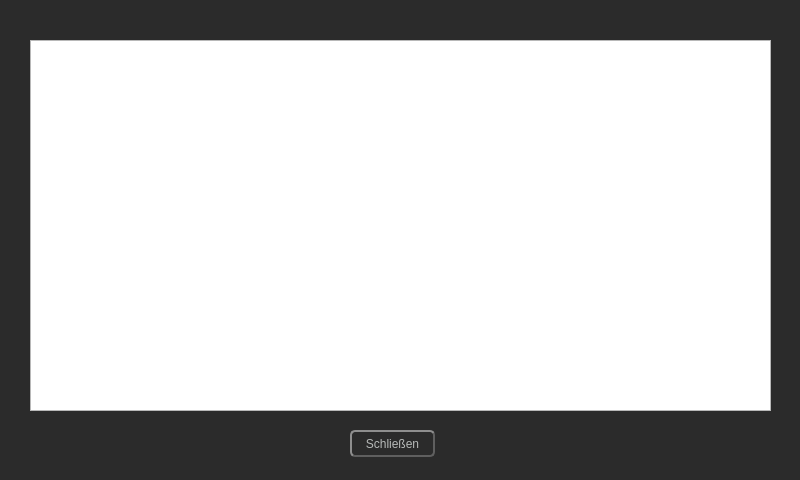
<?xml version="1.0" encoding="UTF-8"?>
<ui version="4.0">
 <class>TreeDialog</class>
 <widget class="QDialog" name="TreeDialog">
  <property name="geometry">
   <rect>
    <x>0</x>
    <y>0</y>
    <width>800</width>
    <height>480</height>
   </rect>
  </property>
  <property name="sizePolicy">
   <sizepolicy hsizetype="Fixed" vsizetype="Fixed">
    <horstretch>0</horstretch>
    <verstretch>0</verstretch>
   </sizepolicy>
  </property>
  <property name="minimumSize">
   <size>
    <width>800</width>
    <height>480</height>
   </size>
  </property>
  <property name="maximumSize">
   <size>
    <width>800</width>
    <height>480</height>
   </size>
  </property>
  <property name="windowTitle">
   <string>Projektstruktur</string>
  </property>
  <property name="styleSheet">
   <string notr="true">QDialog{ background-color: #2b2b2b; }

QPushButton{ border: 2px solid #5f5f5f;
							border-radius: 5px;
							color: #b6b9b8; 
							border-style: outset; }

QPushButton:hover:!pressed{
							border-color: #7a8084;
							background-color: #555a5c;
}

QLabel { color: #b6b9b8;  }

QTableWidget { background-color: #ededed;
							gridline-color: #959ca1;
							border-radius: 4px;
							border: none; }

QHeaderView::section {
    background-color: #2b2b2b;
	color:  #b6b9b8;
    padding: 4px;
    border: 1px solid #3c3f41;
}

     QTableWidget QTableCornerButton::section {
         background-color: #2b2b2b;
		border: 1px solid #3c3f41;
		/*border-radius: 4px;*/
     }

QTableWidget::item:selected{ background-color: #4cda43 }</string>
  </property>
  <widget class="QPushButton" name="btn_close">
   <property name="geometry">
    <rect>
     <x>350</x>
     <y>430</y>
     <width>85</width>
     <height>27</height>
    </rect>
   </property>
   <property name="text">
    <string>Schließen</string>
   </property>
  </widget>
  <widget class="QTextBrowser" name="textBrowser">
   <property name="geometry">
    <rect>
     <x>30</x>
     <y>40</y>
     <width>741</width>
     <height>371</height>
    </rect>
   </property>
   <property name="textInteractionFlags">
    <set>Qt::LinksAccessibleByKeyboard|Qt::LinksAccessibleByMouse</set>
   </property>
  </widget>
 </widget>
 <resources/>
 <connections/>
</ui>
